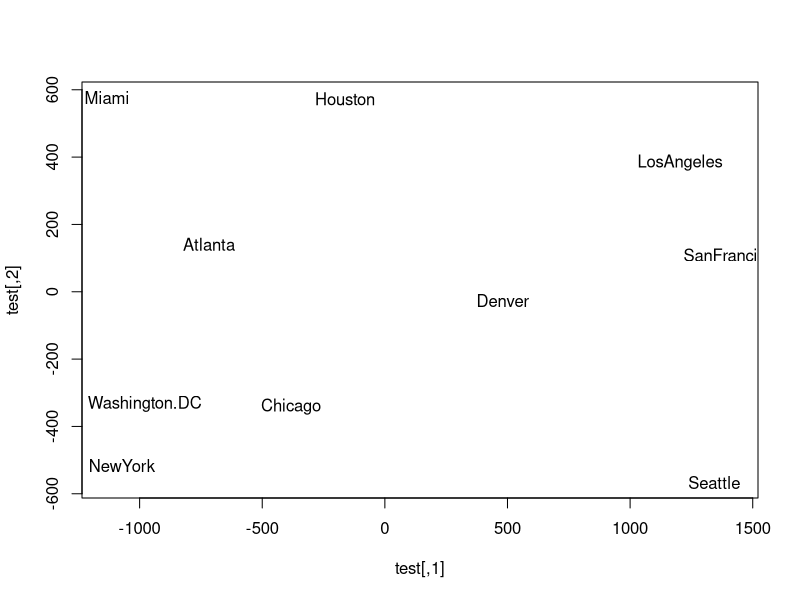

Write R code to recreate this figure. (Note: this script raises an error after producing the figure.)
setwd("C:/Users/Hoai Thu Nguyen/Dropbox/DM/ML")
stress <- function(dx,dy){
  c <- sum(dy)
  s <- 1/c * (dy-dx)^2/dy
  return(s)
} 

mymds <- function(data, s = 2) {
  if(is(data, "dist")) {
    D <- as.matrix(data)^2
    N <- nrow(D)
    rMeans <- matrix(rowMeans(D), ncol = N, nrow = N)
    cMeans <- matrix(colMeans(D), ncol = N, nrow = N, byrow = TRUE)
    S <- - 0.5 * (D - rMeans - cMeans + mean(D))
  } else {
    Y <- scale(data, center = TRUE, scale = FALSE)
    S <- t(Y) %*% Y
  }
  svdS <- svd(S)
  Xhat <- diag(sqrt(svdS$d[1:s])) %*% t(svdS$v[, 1:s])
  Xhat <- t(Xhat)
  return(Xhat)
} 

mySammon <- function(data, p){
  # Init
  dy <- data
  c <- sum(dy)
  newXp <- mymds(data,p)
  stress <- function(dx) return(1/c * sum((dy-dx)^2/dy))
 
  #Update
  dx <- dist(newXp)
  new_stress <- stress(dx)
  sub = 1
  while (sub>0){
    Xp <- newXp
    old_stress <- new_stress
    matX <- as.matrix(dx)
    matY <- as.matrix(dy)
    for (i in 1:nrow(Xp)){
      div1 <- 0
      div2 <- 0
      for (j in 1:nrow(Xp)){
        if (j != i){
          div1 <- div1 + (matY[i,j] - matX[i,j]) / matY[i,j]/matX[i,j]*(Xp[i,]- Xp[j,])
          div2 <- div2 + (matY[i,j] - matX[i,j]) / matY[i,j]/matX[i,j] - (Xp[i,]- Xp[j,])^2/(matX[i,j]^3)
        }
      }
      minus <- 0.3 * (-div1)/abs(-div2) 
      newXp[i,] <- Xp[i,] - minus
    }
    dx <- dist(newXp)
    new_stress <- stress(dx)
    sub <- old_stress - new_stress
  }
  return(Xp)
}
data <- UScitiesD
test <- mySammon(data,2)
plot(test, type = "n")
with(text(test[,1], test[,2], labels = colnames(as.matrix(data))))
